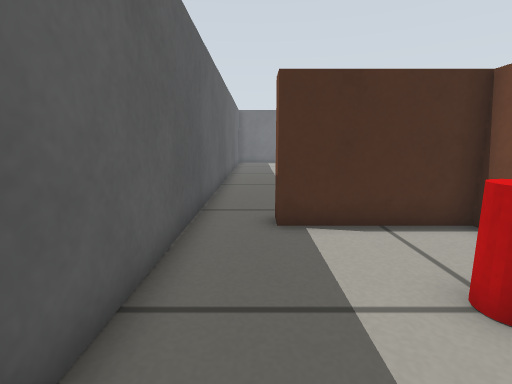
[1] (above)

20 first-person views from a walk through a robot-simulator world made for Gazebo. The camera is 0.39 m above the floor, tilts 10° down and sees 85° across. The floor is counted in squares, 0.2 m on a side. Each view is taken from the middle of a square. On the plan, view 1 faces up. The plan holds only what a view shows up to about 16 squares ahead; the rest is blank.

[2]
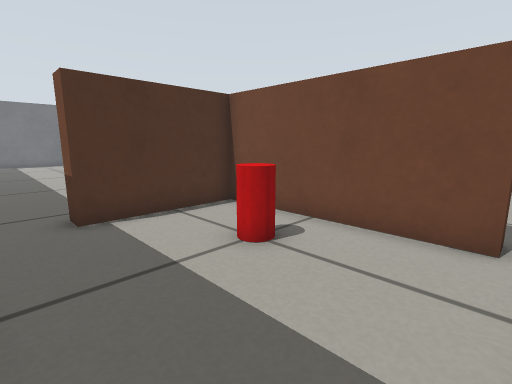

[3]
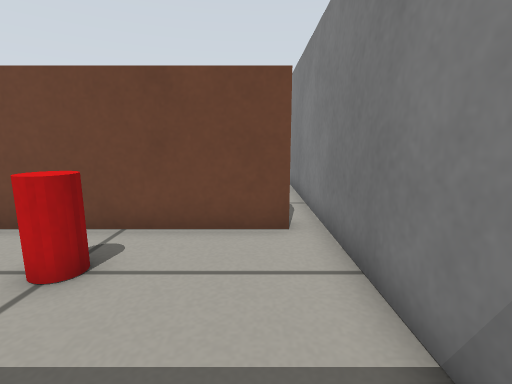

[4]
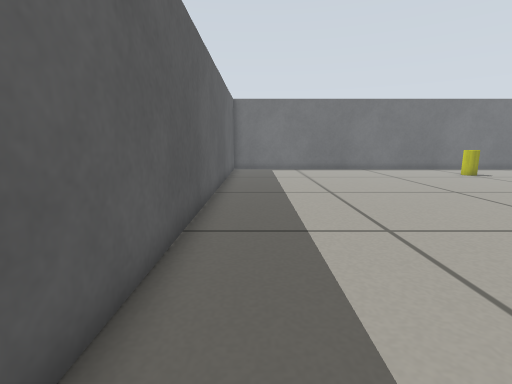

[5]
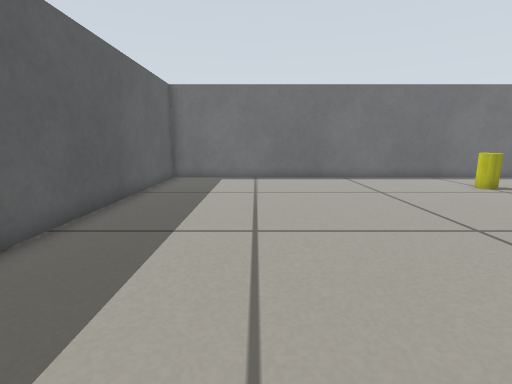

[6]
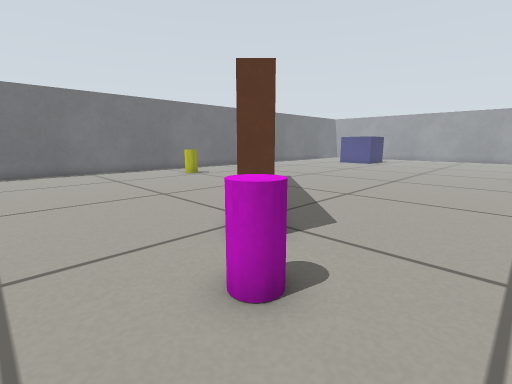

[7]
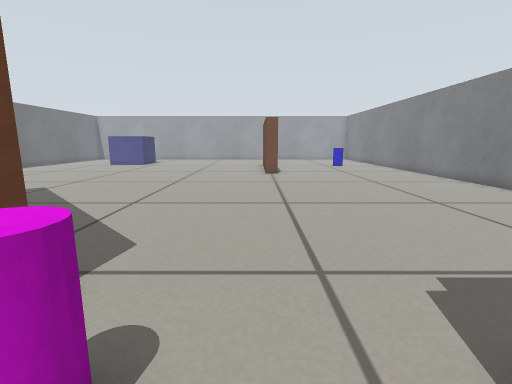

[8]
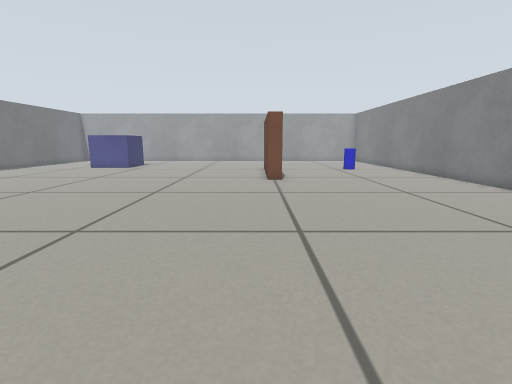

[9]
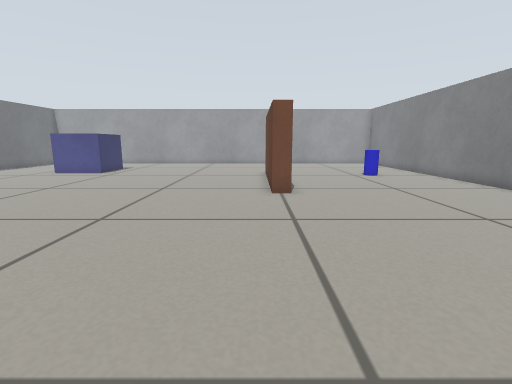

[10]
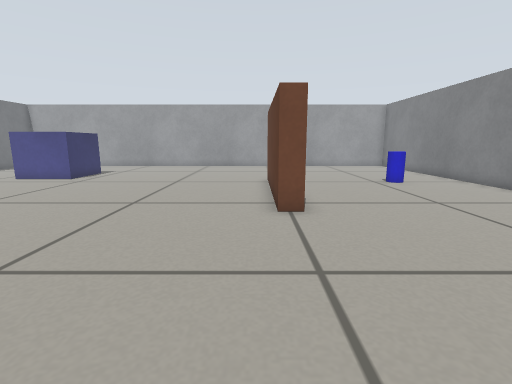

[11]
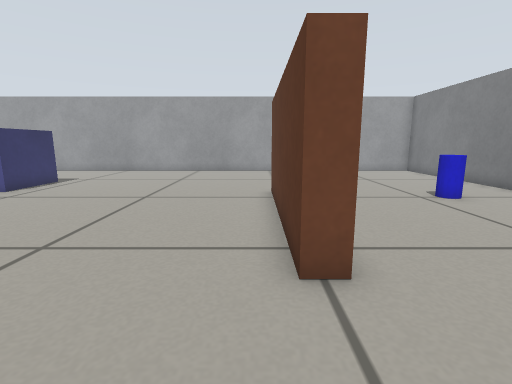

[12]
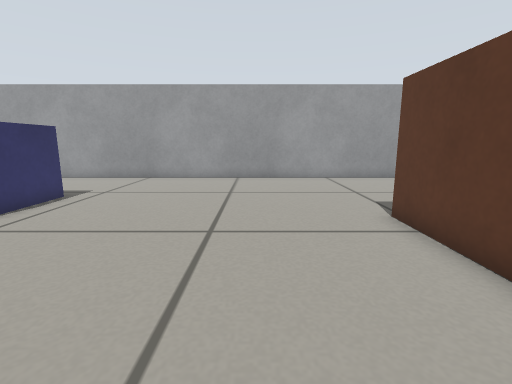

[13]
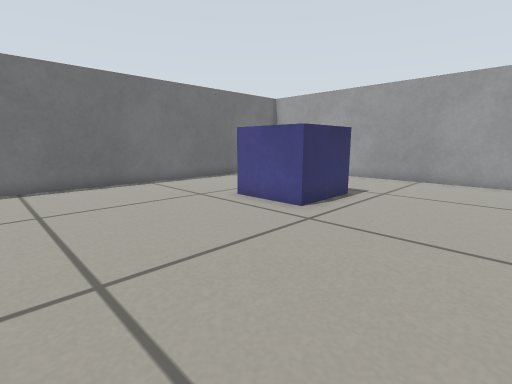

[14]
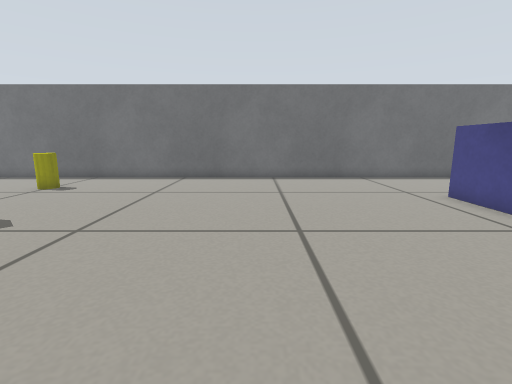

[15]
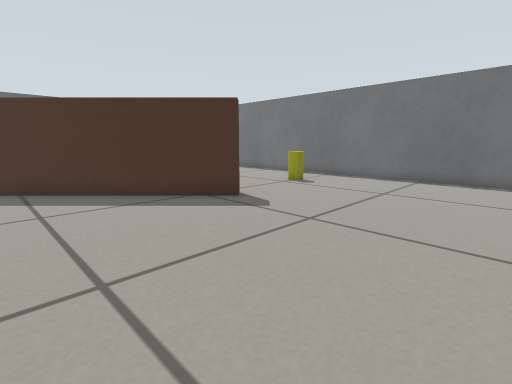

[16]
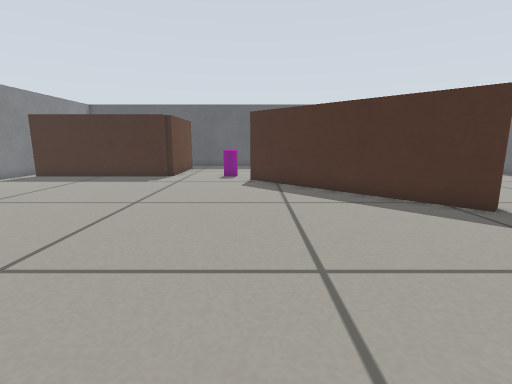

[17]
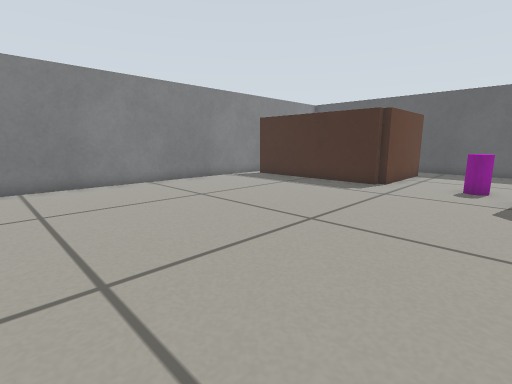

[18]
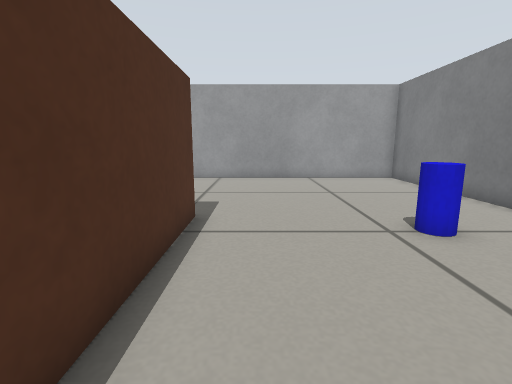

[19]
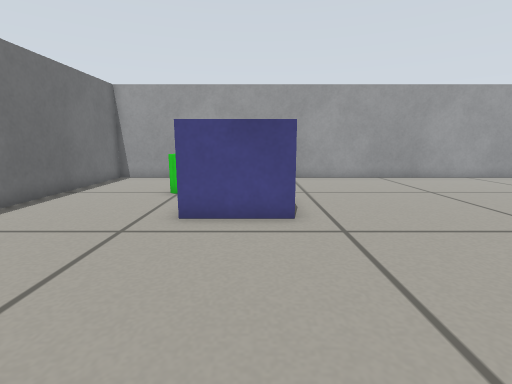

[20]
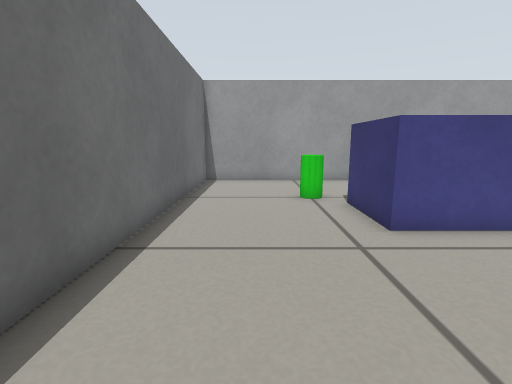

### Floor plan
Ten units are one square. View 1 is at (0, 0); x grows to the right and y downward. Boxes are objects, and circles mark ways between rooms. Rooms are numbered by the first view taken in them; rooms with no view inside come last. Other rooms are left out.
<svg viewBox="-21 -281 402 302">
<path fill="none" stroke="#000" d="M5 16 60 16M-16 -75 -16 -15M51 8 51 -64 5 -64 5 -71M59 8 51 8M217 -75 217 -84 292 -84M137 -194 143 -188 72 -117 66 -123M292 -76 235 -76M5 -71 55 -71 55 -68 59 -68 59 8M60 16 376 16 376 -276 -16 -276 -16 -75"/>
<rect x="25" y="-35" width="10" height="10" fill="#bbb"><title>red cylinder</title></rect>
<rect x="45" y="-115" width="20" height="20" fill="#bbb"><title>magenta cylinder</title></rect>
<rect x="125" y="-245" width="10" height="10" fill="#bbb"><title>yellow cylinder</title></rect>
<rect x="275" y="-25" width="10" height="10" fill="#bbb"><title>blue cylinder</title></rect>
<rect x="285" y="-225" width="40" height="40" fill="#bbb"><title>blue box</title></rect>
<rect x="325" y="-235" width="10" height="10" fill="#bbb"><title>green cylinder</title></rect>
<circle cx="-5" cy="-70" r="3" fill="#2a7"/>
<circle cx="60" cy="10" r="3" fill="#2a7"/>
<text x="10" y="-30">1</text>
<text x="190" y="-140">2</text>
</svg>
Room 1 opens to room 2.

Where each view was taken, in squares from view 1:
view 1: 0 up, 0 right, facing up
view 2: 1 down, 1 left, facing up-right
view 3: 0 up, 1 left, facing right
view 4: 7 up, 0 right, facing up
view 5: 12 up, 3 right, facing up
view 6: 8 up, 3 right, facing up-right
view 7: 9 up, 4 right, facing right
view 8: 9 up, 7 right, facing right
view 9: 9 up, 11 right, facing right
view 10: 9 up, 14 right, facing right
view 11: 9 up, 18 right, facing right
view 12: 12 up, 22 right, facing right
view 13: 14 up, 22 right, facing up-right
view 14: 12 up, 22 right, facing up
view 15: 12 up, 22 right, facing up-left
view 16: 12 up, 22 right, facing left
view 17: 12 up, 19 right, facing down-left
view 18: 6 up, 22 right, facing right
view 19: 20 up, 22 right, facing right
view 20: 25 up, 23 right, facing right
